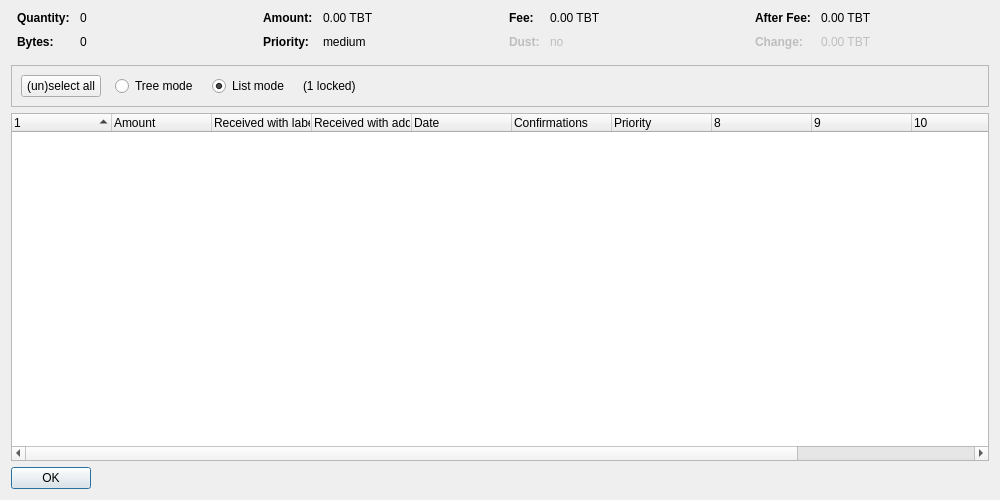
<?xml version="1.0" encoding="UTF-8"?>
<ui version="4.0">
 <class>CoinControlDialog</class>
 <widget class="QDialog" name="CoinControlDialog">
  <property name="geometry">
   <rect>
    <x>0</x>
    <y>0</y>
    <width>1000</width>
    <height>500</height>
   </rect>
  </property>
  <property name="windowTitle">
   <string>Coin Selection</string>
  </property>
  <layout class="QVBoxLayout" name="verticalLayout">
   <item>
    <layout class="QHBoxLayout" name="horizontalLayoutTop" stretch="0,0,0,0">
     <property name="topMargin">
      <number>0</number>
     </property>
     <property name="bottomMargin">
      <number>10</number>
     </property>
     <item>
      <layout class="QFormLayout" name="formLayoutCoinControl1">
       <property name="horizontalSpacing">
        <number>10</number>
       </property>
       <property name="verticalSpacing">
        <number>10</number>
       </property>
       <property name="leftMargin">
        <number>6</number>
       </property>
       <property name="rightMargin">
        <number>6</number>
       </property>
       <item row="0" column="0">
        <widget class="QLabel" name="labelCoinControlQuantityText">
         <property name="font">
          <font>
           <weight>75</weight>
           <bold>true</bold>
          </font>
         </property>
         <property name="text">
          <string>Quantity:</string>
         </property>
        </widget>
       </item>
       <item row="0" column="1">
        <widget class="QLabel" name="labelCoinControlQuantity">
         <property name="cursor">
          <cursorShape>IBeamCursor</cursorShape>
         </property>
         <property name="contextMenuPolicy">
          <enum>Qt::ActionsContextMenu</enum>
         </property>
         <property name="text">
          <string notr="true">0</string>
         </property>
         <property name="textInteractionFlags">
          <set>Qt::LinksAccessibleByMouse|Qt::TextSelectableByKeyboard|Qt::TextSelectableByMouse</set>
         </property>
        </widget>
       </item>
       <item row="1" column="0">
        <widget class="QLabel" name="labelCoinControlBytesText">
         <property name="font">
          <font>
           <weight>75</weight>
           <bold>true</bold>
          </font>
         </property>
         <property name="text">
          <string>Bytes:</string>
         </property>
        </widget>
       </item>
       <item row="1" column="1">
        <widget class="QLabel" name="labelCoinControlBytes">
         <property name="cursor">
          <cursorShape>IBeamCursor</cursorShape>
         </property>
         <property name="contextMenuPolicy">
          <enum>Qt::ActionsContextMenu</enum>
         </property>
         <property name="text">
          <string notr="true">0</string>
         </property>
         <property name="textInteractionFlags">
          <set>Qt::LinksAccessibleByMouse|Qt::TextSelectableByKeyboard|Qt::TextSelectableByMouse</set>
         </property>
        </widget>
       </item>
      </layout>
     </item>
     <item>
      <layout class="QFormLayout" name="formLayoutCoinControl2">
       <property name="horizontalSpacing">
        <number>10</number>
       </property>
       <property name="verticalSpacing">
        <number>10</number>
       </property>
       <property name="leftMargin">
        <number>6</number>
       </property>
       <property name="rightMargin">
        <number>6</number>
       </property>
       <item row="0" column="0">
        <widget class="QLabel" name="labelCoinControlAmountText">
         <property name="font">
          <font>
           <weight>75</weight>
           <bold>true</bold>
          </font>
         </property>
         <property name="text">
          <string>Amount:</string>
         </property>
        </widget>
       </item>
       <item row="0" column="1">
        <widget class="QLabel" name="labelCoinControlAmount">
         <property name="cursor">
          <cursorShape>IBeamCursor</cursorShape>
         </property>
         <property name="contextMenuPolicy">
          <enum>Qt::ActionsContextMenu</enum>
         </property>
         <property name="text">
          <string notr="true">0.00 TBT</string>
         </property>
         <property name="textInteractionFlags">
          <set>Qt::LinksAccessibleByMouse|Qt::TextSelectableByKeyboard|Qt::TextSelectableByMouse</set>
         </property>
        </widget>
       </item>
       <item row="1" column="0">
        <widget class="QLabel" name="labelCoinControlPriorityText">
         <property name="font">
          <font>
           <weight>75</weight>
           <bold>true</bold>
          </font>
         </property>
         <property name="text">
          <string>Priority:</string>
         </property>
        </widget>
       </item>
       <item row="1" column="1">
        <widget class="QLabel" name="labelCoinControlPriority">
         <property name="cursor">
          <cursorShape>IBeamCursor</cursorShape>
         </property>
         <property name="contextMenuPolicy">
          <enum>Qt::ActionsContextMenu</enum>
         </property>
         <property name="text">
          <string notr="true">medium</string>
         </property>
         <property name="textInteractionFlags">
          <set>Qt::LinksAccessibleByMouse|Qt::TextSelectableByKeyboard|Qt::TextSelectableByMouse</set>
         </property>
        </widget>
       </item>
      </layout>
     </item>
     <item>
      <layout class="QFormLayout" name="formLayoutCoinControl3">
       <property name="horizontalSpacing">
        <number>10</number>
       </property>
       <property name="verticalSpacing">
        <number>10</number>
       </property>
       <property name="leftMargin">
        <number>6</number>
       </property>
       <property name="rightMargin">
        <number>6</number>
       </property>
       <item row="0" column="0">
        <widget class="QLabel" name="labelCoinControlFeeText">
         <property name="font">
          <font>
           <weight>75</weight>
           <bold>true</bold>
          </font>
         </property>
         <property name="text">
          <string>Fee:</string>
         </property>
        </widget>
       </item>
       <item row="0" column="1">
        <widget class="QLabel" name="labelCoinControlFee">
         <property name="cursor">
          <cursorShape>IBeamCursor</cursorShape>
         </property>
         <property name="contextMenuPolicy">
          <enum>Qt::ActionsContextMenu</enum>
         </property>
         <property name="text">
          <string notr="true">0.00 TBT</string>
         </property>
         <property name="textInteractionFlags">
          <set>Qt::LinksAccessibleByMouse|Qt::TextSelectableByKeyboard|Qt::TextSelectableByMouse</set>
         </property>
        </widget>
       </item>
       <item row="1" column="0">
        <widget class="QLabel" name="labelCoinControlLowOutputText">
         <property name="enabled">
          <bool>false</bool>
         </property>
         <property name="font">
          <font>
           <weight>75</weight>
           <bold>true</bold>
          </font>
         </property>
         <property name="text">
          <string>Dust:</string>
         </property>
        </widget>
       </item>
       <item row="1" column="1">
        <widget class="QLabel" name="labelCoinControlLowOutput">
         <property name="enabled">
          <bool>false</bool>
         </property>
         <property name="cursor">
          <cursorShape>IBeamCursor</cursorShape>
         </property>
         <property name="contextMenuPolicy">
          <enum>Qt::ActionsContextMenu</enum>
         </property>
         <property name="text">
          <string notr="true">no</string>
         </property>
         <property name="textInteractionFlags">
          <set>Qt::LinksAccessibleByMouse|Qt::TextSelectableByKeyboard|Qt::TextSelectableByMouse</set>
         </property>
        </widget>
       </item>
      </layout>
     </item>
     <item>
      <layout class="QFormLayout" name="formLayoutCoinControl4">
       <property name="horizontalSpacing">
        <number>10</number>
       </property>
       <property name="verticalSpacing">
        <number>10</number>
       </property>
       <property name="leftMargin">
        <number>6</number>
       </property>
       <property name="rightMargin">
        <number>6</number>
       </property>
       <item row="0" column="0">
        <widget class="QLabel" name="labelCoinControlAfterFeeText">
         <property name="font">
          <font>
           <weight>75</weight>
           <bold>true</bold>
          </font>
         </property>
         <property name="text">
          <string>After Fee:</string>
         </property>
        </widget>
       </item>
       <item row="0" column="1">
        <widget class="QLabel" name="labelCoinControlAfterFee">
         <property name="cursor">
          <cursorShape>IBeamCursor</cursorShape>
         </property>
         <property name="contextMenuPolicy">
          <enum>Qt::ActionsContextMenu</enum>
         </property>
         <property name="text">
          <string notr="true">0.00 TBT</string>
         </property>
         <property name="textInteractionFlags">
          <set>Qt::LinksAccessibleByMouse|Qt::TextSelectableByKeyboard|Qt::TextSelectableByMouse</set>
         </property>
        </widget>
       </item>
       <item row="1" column="0">
        <widget class="QLabel" name="labelCoinControlChangeText">
         <property name="enabled">
          <bool>false</bool>
         </property>
         <property name="font">
          <font>
           <weight>75</weight>
           <bold>true</bold>
          </font>
         </property>
         <property name="text">
          <string>Change:</string>
         </property>
        </widget>
       </item>
       <item row="1" column="1">
        <widget class="QLabel" name="labelCoinControlChange">
         <property name="enabled">
          <bool>false</bool>
         </property>
         <property name="cursor">
          <cursorShape>IBeamCursor</cursorShape>
         </property>
         <property name="contextMenuPolicy">
          <enum>Qt::ActionsContextMenu</enum>
         </property>
         <property name="text">
          <string notr="true">0.00 TBT</string>
         </property>
         <property name="textInteractionFlags">
          <set>Qt::LinksAccessibleByMouse|Qt::TextSelectableByKeyboard|Qt::TextSelectableByMouse</set>
         </property>
        </widget>
       </item>
      </layout>
     </item>
    </layout>
   </item>
   <item>
    <widget class="QFrame" name="frame">
     <property name="minimumSize">
      <size>
       <width>0</width>
       <height>40</height>
      </size>
     </property>
     <property name="frameShape">
      <enum>QFrame::StyledPanel</enum>
     </property>
     <property name="frameShadow">
      <enum>QFrame::Sunken</enum>
     </property>
     <layout class="QHBoxLayout" name="horizontalLayout">
      <item>
       <layout class="QHBoxLayout" name="horizontalLayoutPanel" stretch="0,0,0,0,0">
        <property name="spacing">
         <number>14</number>
        </property>
        <item>
         <widget class="QPushButton" name="pushButtonSelectAll">
          <property name="sizePolicy">
           <sizepolicy hsizetype="Maximum" vsizetype="Fixed">
            <horstretch>0</horstretch>
            <verstretch>0</verstretch>
           </sizepolicy>
          </property>
          <property name="text">
           <string>(un)select all</string>
          </property>
          <property name="autoDefault">
           <bool>false</bool>
          </property>
         </widget>
        </item>
        <item>
         <widget class="QRadioButton" name="radioTreeMode">
          <property name="sizePolicy">
           <sizepolicy hsizetype="Maximum" vsizetype="Fixed">
            <horstretch>0</horstretch>
            <verstretch>0</verstretch>
           </sizepolicy>
          </property>
          <property name="text">
           <string>Tree mode</string>
          </property>
         </widget>
        </item>
        <item>
         <widget class="QRadioButton" name="radioListMode">
          <property name="sizePolicy">
           <sizepolicy hsizetype="Maximum" vsizetype="Fixed">
            <horstretch>0</horstretch>
            <verstretch>0</verstretch>
           </sizepolicy>
          </property>
          <property name="text">
           <string>List mode</string>
          </property>
          <property name="checked">
           <bool>true</bool>
          </property>
         </widget>
        </item>
        <item>
         <widget class="QLabel" name="labelLocked">
          <property name="text">
           <string notr="true">(1 locked)</string>
          </property>
         </widget>
        </item>
        <item>
         <spacer name="horizontalSpacer">
          <property name="orientation">
           <enum>Qt::Horizontal</enum>
          </property>
          <property name="sizeHint" stdset="0">
           <size>
            <width>40</width>
            <height>20</height>
           </size>
          </property>
         </spacer>
        </item>
       </layout>
      </item>
     </layout>
    </widget>
   </item>
   <item>
    <widget class="CoinControlTreeWidget" name="treeWidget">
     <property name="contextMenuPolicy">
      <enum>Qt::CustomContextMenu</enum>
     </property>
     <property name="sortingEnabled">
      <bool>false</bool>
     </property>
     <property name="columnCount">
      <number>12</number>
     </property>
     <attribute name="headerShowSortIndicator" stdset="0">
      <bool>true</bool>
     </attribute>
     <attribute name="headerStretchLastSection">
      <bool>false</bool>
     </attribute>
     <column>
      <property name="text">
       <string/>
      </property>
     </column>
     <column>
      <property name="text">
       <string>Amount</string>
      </property>
     </column>
     <column>
      <property name="text">
       <string>Received with label</string>
      </property>
     </column>
     <column>
      <property name="text">
       <string>Received with address</string>
      </property>
     </column>
     <column>
      <property name="text">
       <string>Date</string>
      </property>
     </column>
     <column>
      <property name="text">
       <string>Confirmations</string>
      </property>
      <property name="toolTip">
       <string>Confirmed</string>
      </property>
     </column>
     <column>
      <property name="text">
       <string>Priority</string>
      </property>
     </column>
     <column>
      <property name="text">
       <string/>
      </property>
     </column>
     <column>
      <property name="text">
       <string/>
      </property>
     </column>
     <column>
      <property name="text">
       <string/>
      </property>
     </column>
     <column>
      <property name="text">
       <string/>
      </property>
     </column>
     <column>
      <property name="text">
       <string/>
      </property>
     </column>
    </widget>
   </item>
   <item>
    <widget class="QDialogButtonBox" name="buttonBox">
     <property name="sizePolicy">
      <sizepolicy hsizetype="Maximum" vsizetype="Fixed">
       <horstretch>0</horstretch>
       <verstretch>0</verstretch>
      </sizepolicy>
     </property>
     <property name="orientation">
      <enum>Qt::Horizontal</enum>
     </property>
     <property name="standardButtons">
      <set>QDialogButtonBox::Ok</set>
     </property>
    </widget>
   </item>
  </layout>
 </widget>
 <customwidgets>
  <customwidget>
   <class>CoinControlTreeWidget</class>
   <extends>QTreeWidget</extends>
   <header>coincontroltreewidget.h</header>
  </customwidget>
 </customwidgets>
 <resources/>
 <connections/>
</ui>
